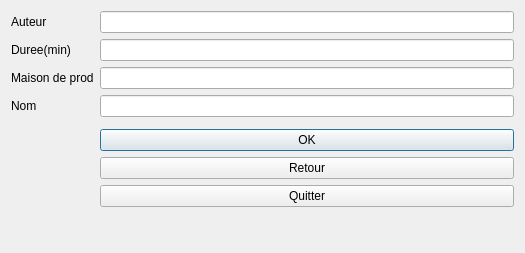
<?xml version="1.0" encoding="UTF-8"?>
<ui version="4.0">
 <class>fenetre_video</class>
 <widget class="QDialog" name="fenetre_video">
  <property name="geometry">
   <rect>
    <x>0</x>
    <y>0</y>
    <width>525</width>
    <height>253</height>
   </rect>
  </property>
  <property name="windowTitle">
   <string>Video</string>
  </property>
  <layout class="QFormLayout" name="formLayout">
   <item row="5" column="0">
    <layout class="QGridLayout" name="gridLayout"/>
   </item>
   <item row="0" column="1">
    <widget class="QLineEdit" name="auteur"/>
   </item>
   <item row="1" column="1">
    <widget class="QLineEdit" name="duree"/>
   </item>
   <item row="2" column="1">
    <widget class="QLineEdit" name="maison"/>
   </item>
   <item row="3" column="1">
    <widget class="QLineEdit" name="nom"/>
   </item>
   <item row="0" column="0">
    <widget class="QLabel" name="label">
     <property name="text">
      <string>Auteur</string>
     </property>
    </widget>
   </item>
   <item row="1" column="0">
    <widget class="QLabel" name="label_2">
     <property name="text">
      <string>Duree(min)</string>
     </property>
    </widget>
   </item>
   <item row="2" column="0">
    <widget class="QLabel" name="label_3">
     <property name="text">
      <string>Maison de prod</string>
     </property>
    </widget>
   </item>
   <item row="3" column="0">
    <widget class="QLabel" name="label_4">
     <property name="text">
      <string>Nom</string>
     </property>
    </widget>
   </item>
   <item row="7" column="1">
    <widget class="QPushButton" name="ok">
     <property name="text">
      <string>OK</string>
     </property>
    </widget>
   </item>
   <item row="8" column="1">
    <widget class="QPushButton" name="retour">
     <property name="text">
      <string>Retour</string>
     </property>
    </widget>
   </item>
   <item row="9" column="1">
    <widget class="QPushButton" name="quitter">
     <property name="text">
      <string>Quitter</string>
     </property>
    </widget>
   </item>
  </layout>
 </widget>
 <tabstops>
  <tabstop>auteur</tabstop>
  <tabstop>duree</tabstop>
  <tabstop>maison</tabstop>
  <tabstop>nom</tabstop>
  <tabstop>ok</tabstop>
  <tabstop>retour</tabstop>
  <tabstop>quitter</tabstop>
 </tabstops>
 <resources/>
 <connections/>
</ui>
